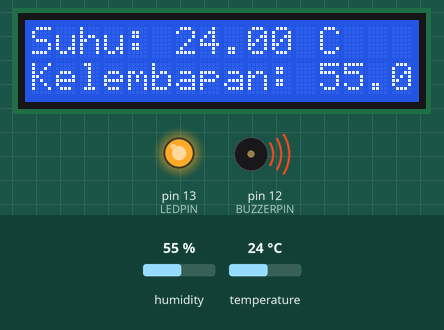
Simulated run of this sketch. Board: Arduino Uno, built with avr-gcc and run on an emulated ATmega328P. Parts: 16×2 character LCD, output pins drawn as LEDs (lit = HIGH), buzzer (waves = sounding, pin HIGH). The test bench sets the inputs (shaded band); at power-on: temperature 24 °C, humidity 55 %. What the sketch prints to the serial monitor is not drawn.

Above: at 2.7 s.
2.8 s: temperature set to 20.4 °C
At 5.2 s:
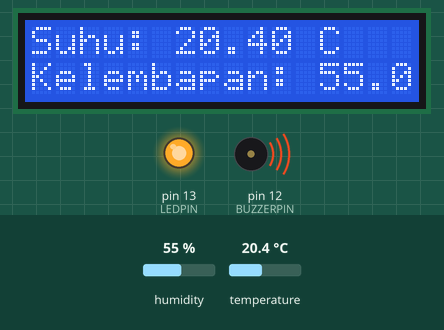
5.8 s: temperature set to 19.7 °C
At 7.0 s:
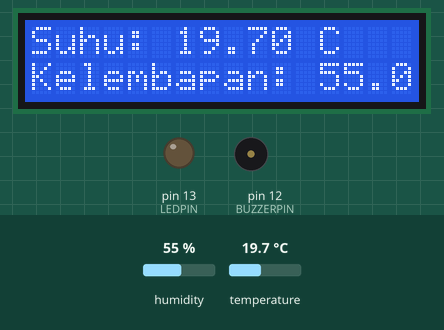
12.2 s: humidity set to 22 %
At 13.7 s:
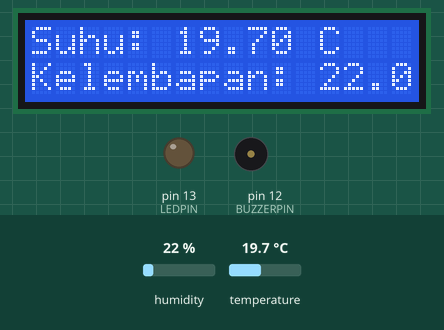
15.2 s: humidity set to 40 %
At 17.3 s:
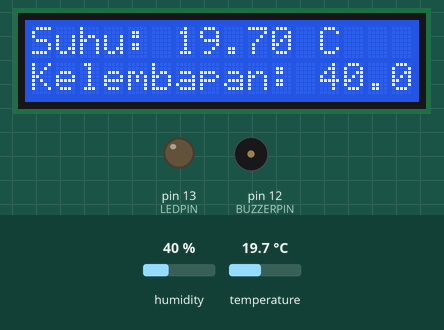
Timing chart, 0 to 18.8 s (numbered marks = the images above; inputs shaded):
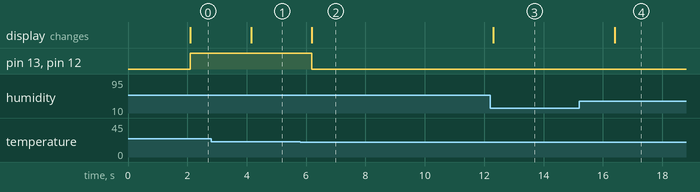

The sketch:

1C_Suhu_+_Kelembapan_Pada_LCD.ino
```cpp
#include <Wire.h>
#include <LiquidCrystal_I2C.h>
#include "DHT.h"

// Definisikan jenis sensor DHT (DHT11 atau DHT22)
#define DHTTYPE DHT22 // Ubah ke DHT22 jika menggunakan DHT22

// Pin yang terhubung ke sensor DHT
#define DHTPIN 2

// Pin untuk LED dan buzzer
#define LEDPIN 13
#define BUZZERPIN 12

// Inisialisasi DHT sensor
DHT dht(DHTPIN, DHTTYPE);

// Inisialisasi LCD I2C dengan alamat 0x27 dan ukuran 16x2
LiquidCrystal_I2C lcd(0x27, 16, 2);

void setup() {
  // Memulai komunikasi serial
  Serial.begin(9600);
  Serial.println("DHT Sensor dengan LCD I2C dan Alarm");

  // Memulai sensor DHT
  dht.begin();

  // Memulai LCD I2C
  lcd.init();
  lcd.backlight();

  // Mengatur pin LED dan buzzer sebagai output
  pinMode(LEDPIN, OUTPUT);
  pinMode(BUZZERPIN, OUTPUT);
}

void loop() {
  // Tunggu beberapa saat antara pembacaan (2 detik)
  delay(2000);

  // Membaca kelembapan dan suhu
  float kelembapan = dht.readHumidity();
  float suhu = dht.readTemperature();

  // Menampilkan suhu dan kelembapan di Serial Monitor
  Serial.print("Kelembapan: ");
  Serial.print(kelembapan);
  Serial.print(" %\t");
  Serial.print("Suhu: ");
  Serial.print(suhu);
  Serial.println(" *C");

  // Menampilkan suhu dan kelembapan di LCD
  lcd.clear();
  lcd.setCursor(0, 0); // Baris pertama
  lcd.print("Suhu: ");
  lcd.print(suhu);
  lcd.print(" C");

  lcd.setCursor(0, 1); // Baris kedua
  lcd.print("Kelembapan: ");
  lcd.print(kelembapan);
  lcd.print(" %");


  if (suhu > 20) {
    digitalWrite(LEDPIN, HIGH);
    digitalWrite(BUZZERPIN, HIGH);
  } else {
    digitalWrite(LEDPIN, LOW);
    digitalWrite(BUZZERPIN, LOW);
  }
}
```

Measured:
- the behaviour switches between 20.1 and 20 °C on temperature (found by bisection; images 1 and 2)
- after the input at 2.8 s, the display: changes after 1.3 s (image 1)
- after the input at 5.8 s, pin 13 (LEDPIN), pin 12 (BUZZERPIN): HIGH → LOW after 0.39 s; the display: changes after 0.39 s (image 2)
- after the input at 12.2 s, the display: changes after 0.11 s (image 3)
- after the input at 15.2 s, the display: changes after 1.2 s (image 4)
